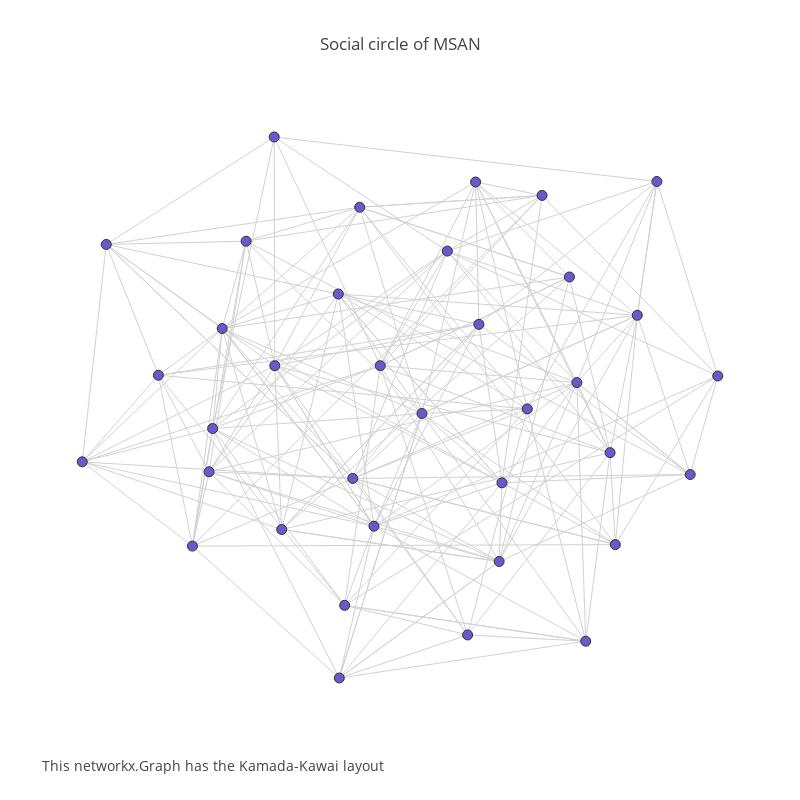

Notebook code for this chart:
### Markdown cell above
Kamada-Kawai layout

### Code cell
pos = nx.kamada_kawai_layout(G)

N = len(node_names)

Xv = [pos[k][0] for k in node_names]
Yv = [pos[k][1] for k in node_names]
Xed = []
Yed = []

for edge in edges:
    Xed += [pos[edge[0]][0], pos[edge[1]][0], None]
    Yed += [pos[edge[0]][1], pos[edge[1]][1], None]

labels = list(G.nodes)

trace3 = Scatter(
    x=Xed,
    y=Yed,
    mode='lines',
    line=Line(color='rgb(210,210,210)', width=1),
    hoverinfo='none')
trace4 = Scatter(
    x=Xv,
    y=Yv,
    mode='markers',
    name='net',
    marker=Marker(
        symbol='dot',
        size=10,
        color='#6959CD',
        line=Line(color='rgb(50,50,50)', width=1)),
    text=labels,
    hoverinfo='text')

axis = dict(
    showline=False,  # hide axis line, grid, ticklabels and  title
    zeroline=False,
    showgrid=False,
    showticklabels=False,
    title='')

width = 800
height = 800
layout = Layout(
    title="Social circle of MSAN",
    font=Font(size=12),
    showlegend=False,
    autosize=False,
    width=width,
    height=height,
    xaxis=XAxis(axis),
    yaxis=YAxis(axis),
    margin=Margin(
        l=40,
        r=40,
        b=85,
        t=100,
    ),
    hovermode='closest',
    annotations=Annotations([
        Annotation(
            showarrow=False,
            text='This networkx.Graph has the Kamada-Kawai layout',
            xref='paper',
            yref='paper',
            x=0,
            y=-0.1,
            xanchor='left',
            yanchor='bottom',
            font=Font(size=14))
    ]),
)

annot = "This networkx.Graph has the Kamada-Kawai layout"

data1 = Data([trace3, trace4])
fig1 = Figure(data=data1, layout=layout)
fig1['layout']['annotations'][0]['text'] = annot
iplot(fig1)

### Figure 1 — Plotly figure (JSON) as saved in the notebook; plotly's stock layout.template omitted (floating-point values rounded to 4 significant figures; data arrays with more than 128 entries replaced by an {"elided": "..."} marker saying what was removed)
{"data": [{"hoverinfo": "none", "line": {"color": "rgb(210,210,210)", "width": 1}, "mode": "lines", "type": "scatter", "x": {"elided": "600 float values"}, "y": {"elided": "600 float values"}}, {"hoverinfo": "text", "marker": {"color": "#6959CD", "line": {"color": "rgb(50,50,50)", "width": 1}, "size": 10, "symbol": "dot"}, "mode": "markers", "name": "net", "text": ["Patrick Yang", "Santosh", "Akshay", "Prince", "Neerja", "Deena", "Arpita", "Asmita", "Kerem", "Jake", "Spence", "John", "Ting Ting", "Danai", "Devesh", "Sooraj", "Kunal", "Fei", "David", "Alvira", "Vinay", "Jason", "Ian", "Matthew", "Taylor", "Vash", "Davi", "Jose", "Holly", "Ford", "Nishan", "Kaya", "Sara", "Shannon", "Tim", "Tyler"], "type": "scatter", "x": [0.3958, -0.09017, 0.478, -0.2162, 0.5004, 0.1112, 0.1963, 0.03501, -0.1091, 0.9235, 0.2062, -0.1521, -0.565, 0.7408, -0.2133, -0.4088, -0.6544, 0.6819, -0.9853, 0.2669, -0.7566, -0.9133, -0.5937, -0.3863, -0.1728, 0.6001, 0.527, 0.8408, 0.1721, 0.2754, -0.407, -0.6044, 0.6158, -0.1972, 0.3514, -0.4931], "y": [0.7333, 0.1217, 0.4403, 0.3792, 0.061, 0.5334, 0.7814, -0.0501, -0.4548, 0.08469, 0.2701, 0.6909, 0.255, 0.7832, -1.0, 0.9431, -0.5262, 0.3028, -0.2236, -0.5815, 0.08754, 0.5572, -0.104, -0.4667, -0.2834, -0.1906, -0.8678, -0.2692, -0.8454, -0.2991, 0.1216, -0.2595, -0.5209, -0.7391, -0.03374, 0.5688]}], "layout": {"annotations": [{"font": {"size": 14}, "showarrow": false, "text": "This networkx.Graph has the Kamada-Kawai layout", "x": 0, "xanchor": "left", "xref": "paper", "y": -0.1, "yanchor": "bottom", "yref": "paper"}], "autosize": false, "font": {"size": 12}, "height": 800, "hovermode": "closest", "margin": {"b": 85, "l": 40, "r": 40, "t": 100}, "showlegend": false, "title": "Social circle of MSAN", "width": 800, "xaxis": {"showgrid": false, "showline": false, "showticklabels": false, "title": "", "zeroline": false}, "yaxis": {"showgrid": false, "showline": false, "showticklabels": false, "title": "", "zeroline": false}}}
